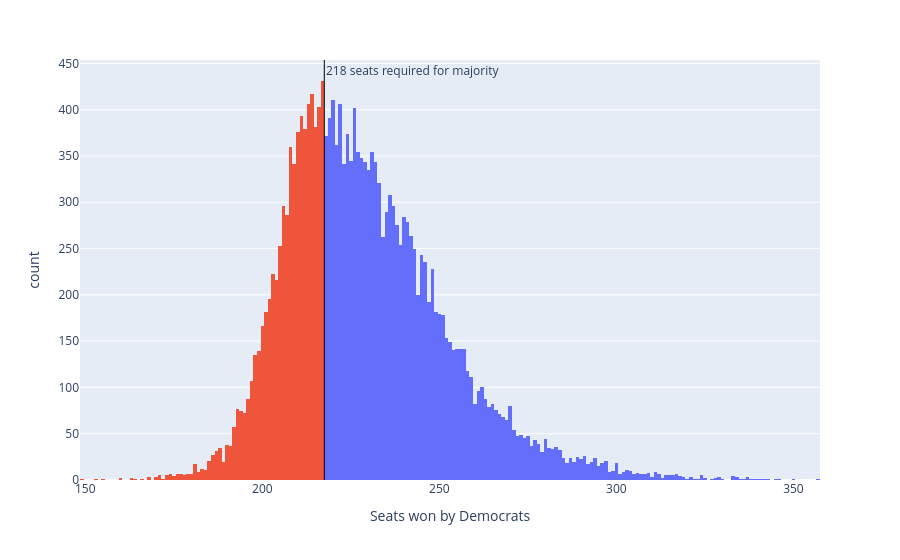

Notebook source saved alongside this figure:
### Code cell
sims_hist = px.histogram(seat_sims, x='seats', nbins=np.unique(seat_sims['seats']).shape[0]*2, color='winner', 
                         labels={'seats':'Seats won by Democrats', 'winner': 'Winner'})
sims_hist.update_traces(showlegend=False)
sims_hist.add_vline(x=217.5, line_width=1, line_color='black', annotation_text='218 seats required for majority', 
                    annotation_position='top right')
sims_hist

### Figure 1 — Plotly figure (JSON) as saved in the notebook; plotly's stock layout.template omitted (floating-point values rounded to 4 significant figures; data arrays with more than 128 entries replaced by an {"elided": "..."} marker saying what was removed)
{"data": [{"bingroup": "x", "hovertemplate": "Winner=Democrats<br>Seats won by Democrats=%{x}<br>count=%{y}<extra></extra>", "legendgroup": "Democrats", "marker": {"color": "#636efa", "pattern": {"shape": ""}}, "name": "Democrats", "nbinsx": 366, "orientation": "v", "showlegend": false, "type": "histogram", "x": {"elided": "13224 int values"}, "xaxis": "x", "yaxis": "y"}, {"bingroup": "x", "hovertemplate": "Winner=Republicans<br>Seats won by Democrats=%{x}<br>count=%{y}<extra></extra>", "legendgroup": "Republicans", "marker": {"color": "#EF553B", "pattern": {"shape": ""}}, "name": "Republicans", "nbinsx": 366, "orientation": "v", "showlegend": false, "type": "histogram", "x": {"elided": "6776 int values"}, "xaxis": "x", "yaxis": "y"}], "layout": {"annotations": [{"showarrow": false, "text": "218 seats required for majority", "x": 217.5, "xanchor": "left", "xref": "x", "y": 1, "yanchor": "top", "yref": "y domain"}], "barmode": "relative", "legend": {"title": {"text": "Winner"}, "tracegroupgap": 0}, "margin": {"t": 60}, "shapes": [{"line": {"color": "black", "width": 1}, "type": "line", "x0": 217.5, "x1": 217.5, "xref": "x", "y0": 0, "y1": 1, "yref": "y domain"}], "xaxis": {"anchor": "y", "domain": [0, 1], "title": {"text": "Seats won by Democrats"}}, "yaxis": {"anchor": "x", "domain": [0, 1], "title": {"text": "count"}}}}
